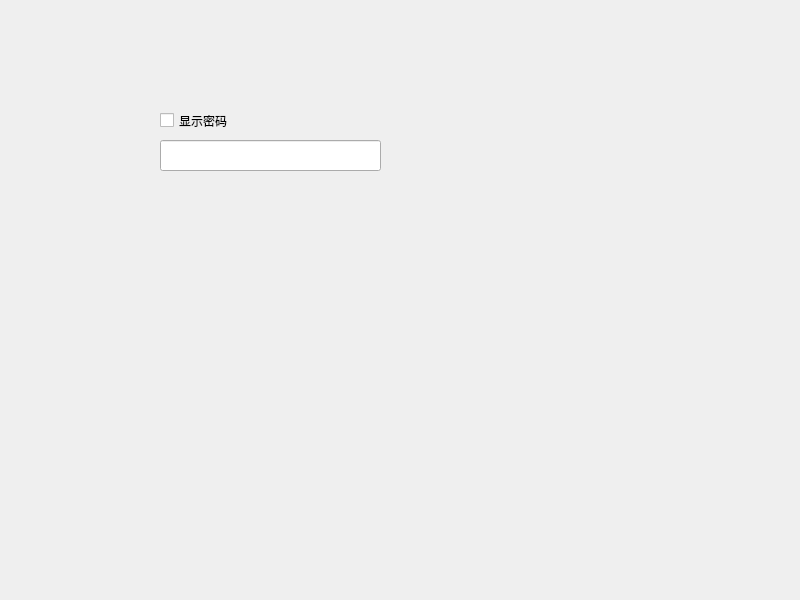
<?xml version="1.0" encoding="UTF-8"?>
<ui version="4.0">
 <class>Widget</class>
 <widget class="QWidget" name="Widget">
  <property name="geometry">
   <rect>
    <x>0</x>
    <y>0</y>
    <width>800</width>
    <height>600</height>
   </rect>
  </property>
  <property name="windowTitle">
   <string>Widget</string>
  </property>
  <widget class="QLineEdit" name="lineEdit">
   <property name="geometry">
    <rect>
     <x>160</x>
     <y>140</y>
     <width>221</width>
     <height>31</height>
    </rect>
   </property>
  </widget>
  <widget class="QCheckBox" name="checkBox">
   <property name="geometry">
    <rect>
     <x>160</x>
     <y>110</y>
     <width>201</width>
     <height>21</height>
    </rect>
   </property>
   <property name="text">
    <string>显示密码</string>
   </property>
  </widget>
 </widget>
 <resources/>
 <connections/>
</ui>
